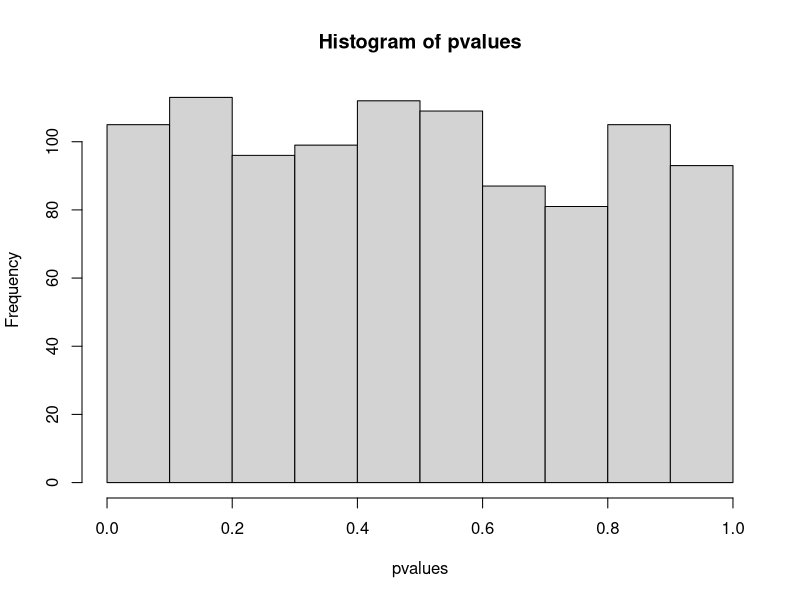

Recreate this plot in R.

#Code samples 1000 values from a binomial distribution,
#computes p-values and plots a histogram of the p-values.
#It shows that p-values under the null are uniformly distributed.
#The code should output an image file of the histogram.

set.seed(101) #pseudo random number generator seed to 101
numbers  = rbinom(1000,500,0.5) #N = 1000, n = 500, p = 0.5

pvalues = (1-pbinom(numbers, 500, 0.5)) #calculate p-values

png(file='PvalueHistogram.png')
hist(pvalues) #add freq = false to get density for y-axis

dev.off()
